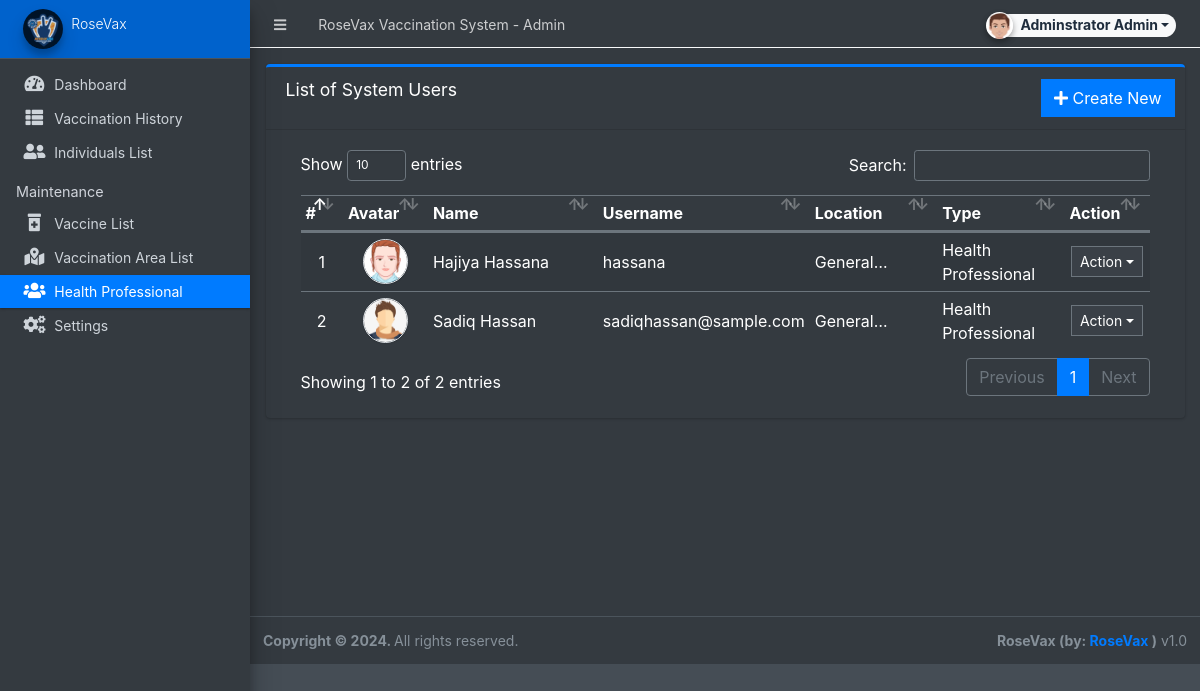
/admin/?page=user/list (signed in), run on an earlier commit of the app's database.
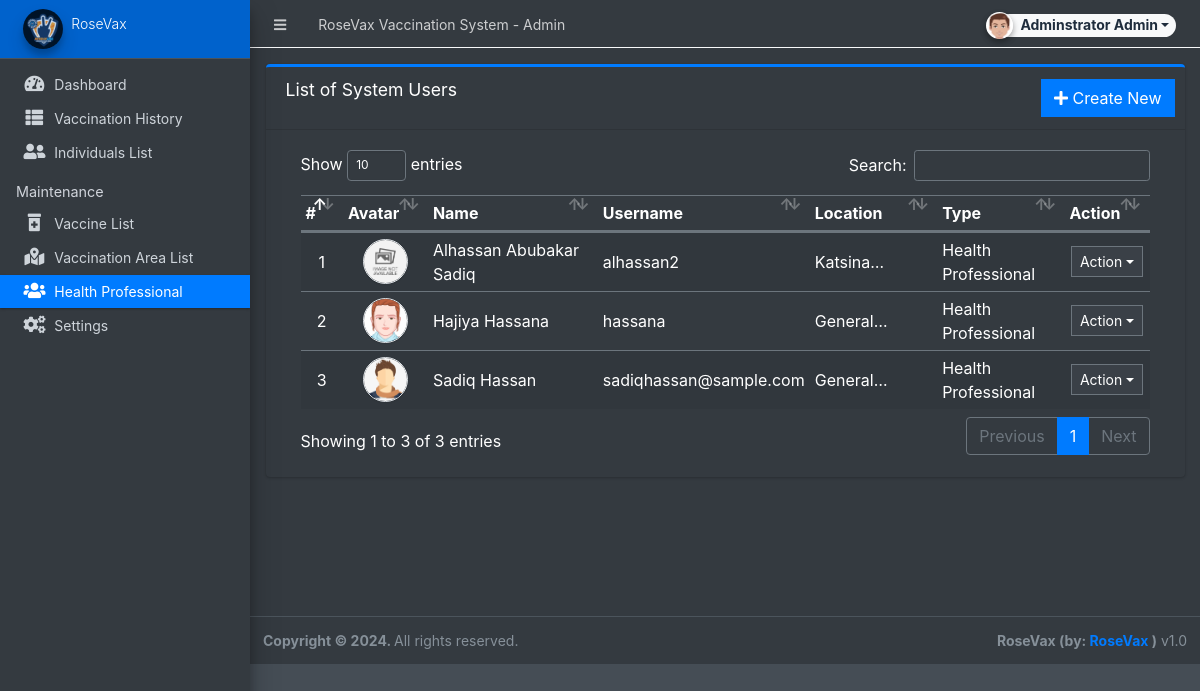
And on a later commit of the database.
### tables this page shows
CREATE TABLE `users` (
  `id` int(50) NOT NULL,
  `firstname` varchar(250) NOT NULL,
  `lastname` varchar(250) NOT NULL,
  `username` text NOT NULL,
  `password` text NOT NULL,
  `avatar` text DEFAULT NULL,
  `last_login` datetime DEFAULT NULL,
  `type` tinyint(1) NOT NULL DEFAULT 0,
  `location_id` int(30) DEFAULT NULL,
  `date_added` datetime NOT NULL DEFAULT current_timestamp(),
  `date_updated` datetime DEFAULT NULL ON UPDATE current_timestamp()
);

### config.php (called while the page is built, shortened)
<?php
require_once('classes/DBConnection.php');
require_once('classes/SystemSettings.php');
function validate_image($file){
	if(!empty($file)){
        $ex = explode('?',$file);
        $file = $ex[0];
        $param =  isset($ex[1]) ? '?'.$ex[1]  : '';
		if(is_file(base_app.$file)){
			return base_url.$file.$param;
		}else{
			return base_url.'dist/img/no-image-available.png';
		}
	}else{
		return base_url.'dist/img/no-image-available.png';
	}
}
function isMobileDevice(){
    $aMobileUA = array(
        '/iphone/i' => 'iPhone',
        '/ipod/i' => 'iPod',
        '/ipad/i' => 'iPad',
        '/android/i' => 'Android',
        '/blackberry/i' => 'BlackBerry',
        '/webos/i' => 'Mobile'
    );
    return false;
}
?>

### classes/DBConnection.php (called while the page is built, shortened)
<?php
class DBConnection{
    private $host = DB_SERVER;
    private $username = DB_USERNAME;
    private $password = DB_PASSWORD;
    private $database = DB_NAME;
    public $conn;
    public function __construct(){
        if (!isset($this->conn)) {
            $this->conn = new mysqli($this->host, $this->username, $this->password, $this->database);
        }
    }
}
?>

### classes/SystemSettings.php (called while the page is built, shortened)
<?php
class SystemSettings extends DBConnection{
	function userdata($field = ''){
		if(!empty($field)){
			if(isset($_SESSION['userdata'][$field]))
				return $_SESSION['userdata'][$field];
			else
				return null;
		}else{
			return false;
		}
	}
	function info($field=''){
		if(!empty($field)){
			if(isset($_SESSION['system_info'][$field]))
				return $_SESSION['system_info'][$field];
			else
				return false;
		}else{
			return false;
		}
	}
}
$_settings = new SystemSettings();
?>

### admin/user/list.php (the view, shortened to what this page needs)
<div class="card card-outline card-primary">
	<div class="card-header">
		<h3 class="card-title">List of System Users</h3>
		<div class="card-tools">
			<a href="?page=user/manage_user" class="btn btn-flat btn-primary"><span class="fas fa-plus"></span>  Create New</a>
		</div>
	</div>
	<div class="card-body">
		<div class="container-fluid">
        <div class="container-fluid">
			<table class="table table-hover table-striped">
				<colgroup>
					<col width="5%">
					<col width="10%">
					<col width="20%">
					<col width="20%">
					<col width="15%">
					<col width="15%">
					<col width="10%">
				</colgroup>
				<thead>
					<tr>
						<th>#</th>
						<th>Avatar</th>
						<th>Name</th>
						<th>Username</th>
						<th>Location</th>
						<th>Type</th>
						<th>Action</th>
					</tr>
				</thead>
				<tbody>
					<?php
						$i = 1;
						$location_qry = $conn->query("SELECT * FROM vaccination_location_list");
						$result = $location_qry->fetch_all(MYSQLI_ASSOC);
						$location_arr = array_column($result,'location','id');
						$qry = $conn->query("SELECT *,concat(firstname,' ',lastname) as name from `users` where id != '1' and id != '{$_settings->userdata('id')}' and `type` != 3 order by concat(firstname,' ',lastname) asc ");
						while($row = $qry->fetch_assoc()):
					?>
						<tr>
							<td class="text-center"><?php echo $i++; ?></td>
							<td class="text-center"><img src="<?php echo validate_image($row['avatar']) ?>" class="img-avatar img-thumbnail p-0 border-2" alt="user_avatar"></td>
							<td><?php echo ucwords($row['name']) ?></td>
							<td ><p class="m-0 truncate-1"><?php echo $row['username'] ?></p></td>
							<td ><p class="m-0 truncate-1" title="<?php echo ($row['location_id'] != null && isset($location_arr[$row['location_id']])) ? $location_arr[$row['location_id']] : 'N/A' ?>"></p></td>
							<td><?php echo ($row['type'] == 1) ? 'Administrator' : 'Health Professional' ?></td>
							<td align="center">
								 <button type="button" class="btn btn-flat btn-default btn-sm dropdown-toggle dropdown-icon" data-toggle="dropdown">
				                  		Action
				                  </button>
							</td>
						</tr>
					<?php endwhile; ?>
				</tbody>
			</table>
		</div>
		</div>
	</div>
</div>

### admin/index.php (shortened to what this page needs)
<?php require_once('../config.php'); ?>
 <!DOCTYPE html>
<html lang="en" class="" style="height: auto;">
<?php require_once('inc/header.php') ?>
  <body class="sidebar-mini layout-fixed control-sidebar-slide-open layout-navbar-fixed dark-mode sidebar-mini-md sidebar-mini-xs" data-new-gr-c-s-check-loaded="14.991.0" data-gr-ext-installed="" style="height: auto;">
    <div class="wrapper">
     <?php require_once('inc/topBarNav.php') ?>
     <?php require_once('inc/navigation.php') ?>
     <?php $page = isset($_GET['page']) ? $_GET['page'] : 'home';  ?>
      <div class="content-wrapper bg-dark pt-3" style="min-height: 567.854px;">
        <section class="content  text-dark">
          <div class="container-fluid">
            <?php
              if(!file_exists($page.".php") && !is_dir($page)){
                  include '404.html';
              }else{
                if(is_dir($page))
                  include $page.'/index.php';
                else
                  include $page.'.php';
              }
            ?>
          </div>
        </section>
      </div>
      <?php require_once('inc/footer.php') ?>
  </body>
</html>

### admin/inc/header.php (shortened to what this page needs)
<head>
    <link rel="stylesheet" href="<?php echo base_url ?>plugins/fontawesome-free/css/all.min.css">
    <link rel="stylesheet" href="<?php echo base_url ?>plugins/tempusdominus-bootstrap-4/css/tempusdominus-bootstrap-4.min.css">
  <link rel="stylesheet" href="<?php echo base_url ?>plugins/datatables-bs4/css/dataTables.bootstrap4.min.css">
  <link rel="stylesheet" href="<?php echo base_url ?>plugins/datatables-responsive/css/responsive.bootstrap4.min.css">
  <link rel="stylesheet" href="<?php echo base_url ?>plugins/datatables-buttons/css/buttons.bootstrap4.min.css">
  <link rel="stylesheet" href="<?php echo base_url ?>plugins/select2/css/select2.min.css">
  <link rel="stylesheet" href="<?php echo base_url ?>plugins/select2-bootstrap4-theme/select2-bootstrap4.min.css">
    <link rel="stylesheet" href="<?php echo base_url ?>plugins/icheck-bootstrap/icheck-bootstrap.min.css">
    <link rel="stylesheet" href="<?php echo base_url ?>plugins/jqvmap/jqvmap.min.css">
    <link rel="stylesheet" href="<?php echo base_url ?>dist/css/adminlte.css">
    <link rel="stylesheet" href="<?php echo base_url ?>dist/css/custom.css">
    <link rel="stylesheet" href="<?php echo base_url ?>plugins/overlayScrollbars/css/OverlayScrollbars.min.css">
    <link rel="stylesheet" href="<?php echo base_url ?>plugins/daterangepicker/daterangepicker.css">
    <link rel="stylesheet" href="<?php echo base_url ?>plugins/summernote/summernote-bs4.min.css">
  <link rel="stylesheet" href="<?php echo base_url ?>plugins/sweetalert2-theme-bootstrap-4/bootstrap-4.min.css">
  </head>

### admin/inc/topBarNav.php (shortened to what this page needs)
<nav class="main-header navbar navbar-expand navbar-dark border border-light border-top-0  border-left-0 border-right-0 navbar-light text-sm">
  <ul class="navbar-nav">
    <li class="nav-item">
    <a class="nav-link" data-widget="pushmenu" href="#" role="button"><i class="fas fa-bars"></i></a>
    </li>
    <li class="nav-item d-none d-sm-inline-block">
      <a href="<?php echo base_url ?>" class="nav-link"><?php echo (!isMobileDevice()) ? $_settings->info('name'):$_settings->info('short_name'); ?> - Admin</a>
    </li>
  </ul>
  <ul class="navbar-nav ml-auto">
    <li class="nav-item">
      <div class="btn-group nav-link">
            <button type="button" class="btn btn-rounded badge badge-light dropdown-toggle dropdown-icon" data-toggle="dropdown">
              <span><img src="<?php echo validate_image($_settings->userdata('avatar')) ?>" class="img-circle elevation-2 user-img" alt="User Image"></span>
              <span class="ml-3"><?php echo ucwords($_settings->userdata('firstname').' '.$_settings->userdata('lastname')) ?></span>
            </button>
        </div>
    </li>
  </ul>
</nav>

### admin/inc/navigation.php (shortened to what this page needs)
<aside class="main-sidebar sidebar-dark-primary elevation-4 sidebar-no-expand">
  <a href="<?php echo base_url ?>admin" class="brand-link bg-primary text-sm">
  <img src="<?php echo validate_image($_settings->info('logo'))?>" alt="Store Logo" class="brand-image img-circle elevation-3" style="opacity: .8;width: 2.5rem;height: 2.5rem;max-height: unset">
  <span class="brand-text font-weight-light"><?php echo $_settings->info('short_name') ?></span>
  </a>
  <div class="sidebar os-host os-theme-light os-host-overflow os-host-overflow-y os-host-resize-disabled os-host-transition os-host-scrollbar-horizontal-hidden">
    <div class="os-content-glue" style="margin: 0px -8px; width: 249px; height: 646px;"></div>
    <div class="os-padding">
      <div class="os-viewport os-viewport-native-scrollbars-invisible" style="overflow-y: scroll;">
        <div class="os-content" style="padding: 0px 8px; height: 100%; width: 100%;">
          <nav class="mt-4">
             <ul class="nav nav-pills nav-sidebar flex-column text-sm nav-compact nav-flat nav-child-indent nav-collapse-hide-child" data-widget="treeview" role="menu" data-accordion="false">
              <li class="nav-item dropdown">
                <a href="./" class="nav-link nav-home">
                  <i class="nav-icon fas fa-tachometer-alt"></i>
                  <p>
                    Dashboard
                  </p>
                </a>
              </li>
              <li class="nav-item dropdown">
                <a href="<?php echo base_url ?>admin/?page=history" class="nav-link nav-history">
                  <i class="nav-icon fas fa-th-list"></i>
                  <p>
                    Vaccination History
                  </p>
                </a>
              </li>
              <li class="nav-item dropdown">
                <a href="<?php echo base_url ?>admin/?page=individual" class="nav-link nav-individual">
                  <i class="nav-icon fas fa-user-friends"></i>
                  <p>
                  Individuals List
                  </p>
                </a>
              </li>
              <?php if($_settings->userdata('type') == 1): ?>
              <li class="nav-header">Maintenance</li>
              <li class="nav-item dropdown">
                <a href="<?php echo base_url ?>admin/?page=maintenance/vaccine" class="nav-link nav-maintenance_vaccine">
                  <i class="nav-icon fas fa-prescription-bottle-alt"></i>
                  <p>
                    Vaccine List
                  </p>
                </a>
              </li>
              <li class="nav-item dropdown">
                <a href="<?php echo base_url ?>admin/?page=maintenance/location" class="nav-link nav-maintenance_location">
                  <i class="nav-icon fas fa-map-marked-alt"></i>
                  <p>
                    Vaccination Area List
                  </p>
                </a>
              </li>
              <li class="nav-item dropdown">
                <a href="<?php echo base_url ?>admin/?page=user/list" class="nav-link nav-user_list">
                  <i class="nav-icon fas fa-users"></i>
                  <p>
                    Health Professional
                  </p>
                </a>
              </li>
              <li class="nav-item dropdown">
                <a href="<?php echo base_url ?>admin/?page=system_info" class="nav-link nav-system_info">
                  <i class="nav-icon fas fa-cogs"></i>
                  <p>
                    Settings
                  </p>
                </a>
              </li>
              <?php endif; ?>
            </ul>
          </nav>
        </div>
      </div>
    </div>
  </div>
</aside>

### admin/inc/footer.php (shortened to what this page needs)
<footer class="main-footer text-sm">
        <strong>Copyright © <?php echo date('Y') ?>.
        </strong>
        All rights reserved.
        <div class="float-right d-none d-sm-inline-block">
          <b><?php echo $_settings->info('short_name') ?> (by: <a href="#" target="blank">RoseVax</a> )</b> v1.0
        </div>
      </footer>
    </div>

### admin/inc/topBarNav.php (style rules this page uses)
.user-img { position: absolute; height: 27px; width: 27px; object-fit: cover; left: -7%; top: -12%; }
.btn-rounded { border-radius: 50px; }

### admin/user/list.php (style rules this page uses)
.img-avatar { width:45px; height:45px; object-fit:cover; object-position:center center; border-radius:100%; }

What changed in the data, as far as the page shows it:
added users: shows a picture, name "Alhassan Abubakar Sadiq", username "alhassan2", type "Health Professional"
Also different on the page:
text written by a page script: "Show entries Search: Showing 1 to 2 of 2 entries Previous 1 Next" → "Show entries Search: Showing 1 to 3 of 3 entries Previous 1 Next"
